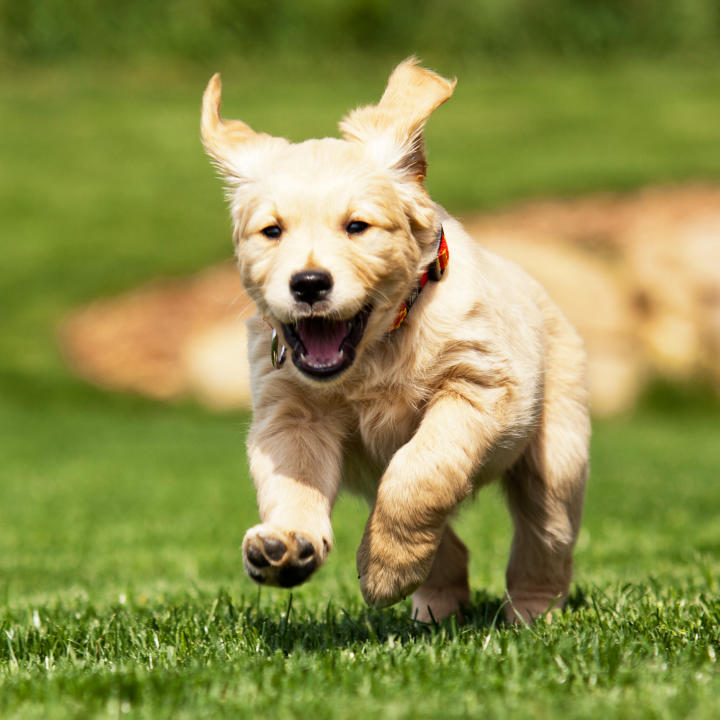
#> input picture data/puppy.jpg, 720 x 720 px
$ jupyter execute --allow-errors 'Image Compression Project (with old, messed up Haar).ipynb'   (shell and % lines are left out)
#> lines starting #> are read from the running program, lines starting #| are printed output that depends on the picture; long printed decimals are rounded
### utils/img_proc/sliding_window.py
# Thank you stack overflow for giving me exactly what I need (8x8 moving window)
import numpy as np
from numpy.lib.stride_tricks import as_strided as ast
from itertools import product

def norm_shape(shape):
    '''
    Normalize numpy array shapes so they're always expressed as a tuple,
    even for one-dimensional shapes.

    Parameters
        shape - an int, or a tuple of ints

    Returns
        a shape tuple
    '''
    try:
        i = int(shape)
        return (i,)
    except TypeError:
        # shape was not a number
        pass

    try:
        t = tuple(shape)
        return t
    except TypeError:
        # shape was not iterable
        pass

    raise TypeError('shape must be an int, or a tuple of ints')

def sliding_window(a,ws,ss = None,flatten = True):
    '''
    Return a sliding window over a in any number of dimensions

    Parameters:
        a  - an n-dimensional numpy array
        ws - an int (a is 1D) or tuple (a is 2D or greater) representing the size
             of each dimension of the window
        ss - an int (a is 1D) or tuple (a is 2D or greater) representing the
             amount to slide the window in each dimension. If not specified, it
             defaults to ws.
        flatten - if True, all slices are flattened, otherwise, there is an
                  extra dimension for each dimension of the input.

    Returns
        an array containing each n-dimensional window from a

    from http://www.johnvinyard.com/blog/?p=268
    '''

    if None is ss:
        # ss was not provided. the windows will not overlap in any direction.
        ss = ws
    ws = norm_shape(ws)
    ss = norm_shape(ss)

    # convert ws, ss, and a.shape to numpy arrays so that we can do math in every
    # dimension at once.
    ws = np.array(ws)
    ss = np.array(ss)
    shape = np.array(a.shape)


    # ensure that ws, ss, and a.shape all have the same number of dimensions
    ls = [len(shape),len(ws),len(ss)]
    if 1 != len(set(ls)):
        raise ValueError(\
        'a.shape, ws and ss must all have the same length. They were %s' % str(ls))

    # ensure that ws is smaller than a in every dimension
    if np.any(ws > shape):
        raise ValueError('ws cannot be larger than a in any dimension. a.shape was %s and ws was %s' % (str(a.shape),str(ws)))

    # how many slices will there be in each dimension?
    newshape = norm_shape(((shape - ws) // ss) + 1)
    # the shape of the strided array will be the number of slices in each dimension
    # plus the shape of the window (tuple addition)
    newshape += norm_shape(ws)
    # the strides tuple will be the array's strides multiplied by step size, plus
    # the array's strides (tuple addition)
    newstrides = norm_shape(np.array(a.strides) * ss) + a.strides
    strided = ast(a,shape = newshape,strides = newstrides)
    if not flatten:
        return strided

    # Collapse strided so that it has one more dimension than the window.  I.e.,
    # the new array is a flat list of slices.
    meat = len(ws) if ws.shape else 0
    firstdim = (np.product(newshape[:-meat]),) if ws.shape else ()
    dim = firstdim + (newshape[-meat:])
    # remove any dimensions with size 1
    dim = filter(lambda i : i != 1,dim)
    return strided.reshape(dim)

### utils/misc/Huffman.py
# Thank you for python implementation

# Théorie de l'information et du codage
# Etudiant: Boubakr NOUR <n.boubakr@gmail.com>
# Universite Djilali Liabes (UDL) de Sidi Bel Abbes

import heapq
from collections import defaultdict


def encode(frequency):
    heap = [[weight, [symbol, '']] for symbol, weight in frequency.items()]
    heapq.heapify(heap)
    while len(heap) > 1:
        lo = heapq.heappop(heap)
        hi = heapq.heappop(heap)
        for pair in lo[1:]:
            pair[1] = '0' + pair[1]
        for pair in hi[1:]:
            pair[1] = '1' + pair[1]
        heapq.heappush(heap, [lo[0] + hi[0]] + lo[1:] + hi[1:])
    return sorted(heapq.heappop(heap)[1:], key=lambda p: (len(p[-1]), p))

"""
data = "The frog at the bottom of the well drifts off into the great ocean"
frequency = defaultdict(int)
for symbol in data:
    frequency[symbol] += 1
"""

### Image Compression Project (with old, messed up Haar).ipynb
# Image Compression

## Singular Value Decomposition (SVD)
$$ A = U\Sigma V^T $$
$$ U = \text{(mxm), columns are eigenvectors of } AA^T $$
$$ \Sigma = \text{(mxn), $r$ (rank(A)) singular values on diagonal } A^T A $$
$$ V = \text{(nxn), columns are eigenvectors of } A^T A $$

We also know what $\Sigma$ looks like

$$
\Sigma =
\begin{pmatrix}
    \sigma_1 && \\
    &\sigma_2  & \\
    && \ddots   \\
    &&& \sigma_r \\
    &&&& 0 \\
    &&&&& \ddots \\
    &&&&&& 0 \\
\end{pmatrix}
$$

This means that all columns $u_j \in U$ for $j > r$ can be removed because they will just be multiplied by zero. This also means that we will only need to multiply by the first $r$ rows of $V^T$ which equals the first $r$ columns of $V$.

So our reduced SVD becomes:
$$ A = \bar{U}\bar{\Sigma} \bar{V}^T $$
$$ \bar{U} = \text{(mxr)} $$
$$ \bar{\Sigma} = \text{(rxr)} $$
$$ \bar{V} = \text{(nxr)}$$

When singular values that are equal to zero exists we get a dimension reduction with no changes to our matrix. Another idea is to remove singular values that are close to zero and are not particularly "important" for reconstructing $A$.

[cell 1]
from collections import Counter

import numpy as np
from numpy import linalg as LA
import matplotlib.pyplot as plt
import scipy as sp
from scipy import ndimage
import scipy.fftpack as fft
from scipy import sparse

from ipywidgets import interact, FloatSlider

# Local Imports
from utils.img_proc.sliding_window import sliding_window
from utils.misc.Huffman import encode

def show(img):
    return plt.imshow(img, cmap=plt.cm.gray)

[cell 2]
# Image Information
rgb_img = ndimage.imread("data/puppy.jpg")
#> rgb_img is the input picture: shape (720, 720, 3); mean R, G, B 139.9, 142.4, 73.6
#gray_img = ndimage.imread("data/graycard.jpg",)
gray_img = ndimage.imread('data/obama.png')
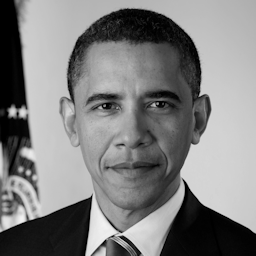
#> input picture data/obama.png, 256 x 256 px
#> gray_img is the input picture: shape (256, 256); min 0, max 242, mean 127.2

[cell 3]
U, Sigma, Vh = sp.linalg.svd(gray_img)
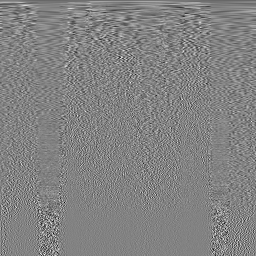
#> Vh: shape (256, 256) float32; min -0.404, max 0.385, mean -0.000179; drawn with min black and max white
#> Sigma = 256 values, max 35146.6 at index 0, min 0.0624 at index 255, mean 436.6

[cell 4]
no_loss = np.dot(U, np.dot(sp.linalg.diagsvd(Sigma,gray_img.shape[0],gray_img.shape[1]), Vh))
#> the sliders are set to num_sing_vals = 1
show(no_loss)

[cell 5]
# See how the number of singular values used effects the visual quality of an
# image and the amount of storage neeeded
U, Sigma, Vh = sp.linalg.svd(gray_img)

gray_img_svd_slider = FloatSlider(min=1, max=gray_img.shape[0], step=1, value=1)

# i is the number of singular values used to make the image
@interact(num_sing_vals=gray_img_svd_slider)
def plot_image_using_singular_values(num_sing_vals):
#> called with num_sing_vals = 1
    i = int(num_sing_vals)
    total_bytes = np.matrix(U[:,:i]).size + Sigma[:i].size + np.matrix(Vh[:i, :]).size
    print("Bytes Used:", total_bytes)
#| Bytes Used: 513
    print("Compression Ratio", total_bytes/np.prod(gray_img.shape))
#| Compression Ratio 0.007828

    U_1 = np.matrix(U[:,:i])
#> U_1 = 256 rows, first 8: [-0.0766], [-0.0767], [-0.0769], [-0.077], [-0.0771], [-0.0771], [-0.0772], [-0.077]
    Sigma_1 = np.diag(Sigma[:i])
#> Sigma_1 = [35146.6]
    V_t = np.matrix(Vh[:i, :])

    result = U_1* Sigma_1 * V_t
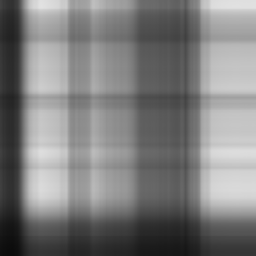
#> result: shape (256, 256) float32; min 12.05, max 226.1, mean 126.4
    histogram_data = result.flatten().T

    f = plt.figure(figsize=(10,10))
    f.add_subplot(1, 2, 1)  # this line outputs images side-by-side
    plt.title("Original Image")
    show(gray_img)
    f.add_subplot(1,2,2)
    plt.title("Reconstructed SVD Image")
    show(result)

[cell 6]
gray_img_fft_slider = FloatSlider(min=0, max=.01, step=0.00005, value=0)

img_fft = fft.fft2(gray_img)
M = np.max(np.abs(img_fft))
#> M = 8339293
#> the sliders are set to thresh = 0
# i is the number of singular values used to make the image
@interact(thresh=gray_img_fft_slider)
def plot_image_using_fft2(thresh):
#> called with thresh = 0
    truncated_image = (np.abs(img_fft) > M*thresh) * img_fft
    print((np.sum(np.abs(truncated_image > 0))*3)/np.prod(gray_img.shape))
#| 1.436
    print(thresh)
    #total_bytes = np.sum(np.abs(truncated_image > 0))
    #print("Bytes Used:", total_bytes)
    #print("Compression Ratio", total_bytes/num_pixels)

    reconstructed_image = np.real(fft.ifft2(truncated_image))

    f = plt.figure(figsize=(10,10))
    f.add_subplot(1, 2, 1)  # this line outputs images side-by-side
    plt.title("Original Image")
    show(gray_img)
    f.add_subplot(1,2,2)
    plt.title("Reconstructed FFT Image")
    show(reconstructed_image)
#> the sliders are set to i = 800

[cell 7]
# See how the number of singular values used effects distribution of grayscale values
# used in the reconstructed image
U, Sigma, Vh = sp.linalg.svd(gray_img)
pdf_slider = FloatSlider(min=1, max=gray_img.shape[0], step=1, value=800)

def set_max(a):
        return a if (a<256) else 255

# i is the number of singular values used to make the image
@interact(i=pdf_slider)
def plot_reconstructed_image_pdf(i):
#> called with i = 800
    i = int(i)

    approx_A = np.dot(U[:,:i], np.dot(np.diag(Sigma[:i]), Vh[:i, :]))
    approx_A_list = approx_A.flatten()
    approx_A_list = approx_A_list.astype(int)

    vfunc = np.vectorize(set_max)
    rounded_approx_A_list = vfunc(approx_A_list)

    approx_A_values, approx_A_counts = np.unique(rounded_approx_A_list, return_counts=True)
#> approx_A_values = 243 values from 0 to 242; approx_A_counts = 243 values, max 2170 at index 0, min 2 at index 242, mean 269.7
    approx_A_count_percs = approx_A_counts/np.prod(gray_img.shape)
#> approx_A_count_percs = 243 values, max 0.0331 at index 0, min 3.05e-05 at index 242, mean 0.00412

    plt.xlabel("Grayscale Value")
    plt.ylabel("Percentage of Pixels in Reconstructed Image")
    plt.plot(approx_A_values, approx_A_count_percs)

## Compression Ratio vs Image Quality

We define the compression ratio as the amount of space required to store an image in its factorized form divided by the amount of space required to store the raw image (the matrix $A$ which is (mxn)). This can be written as a function of $i$, the number of singular values used.

$$ CompressionRatio = \frac{(m*i)+(i)+(i*n)}{m*n} $$

We can also quantify image quality. Informally we can think of it as the difference in absolute value between the original image, $A$, and the processed and reconstructed image, $B$.

$$ Error = \frac{\sqrt{\sum_i \sum_j (a_{i,j}-b_{i,j})^2}}{\sqrt{\sum_i \sum_j a_{i,j}^2}} = \frac{||A-B||^2}{||A||^2}$$

[cell 8]
U, Sigma, Vh = sp.linalg.svd(gray_img)
compression_ratios = []
approximation_errors = []

for i in range(1,gray_img.shape[0]):
    compression_ratios.append((np.matrix(U[:,:i]).size + Sigma[:i].size + np.matrix(Vh[:i, :]).size)/np.prod(gray_img.shape))
    approx_A = np.dot(U[:,:i], np.dot(np.diag(Sigma[:i]), Vh[:i, :]))
    approximation_errors.append(((LA.norm(gray_img - approx_A)**2)/(LA.norm(gray_img)**2))*100)
#> after the loop, approximation_errors = 255 values, max 14.4 at index 0, min 3.65e-10 at index 254, mean 0.295; compression_ratios = 255 values from 0.00783 to 2

plt.xlabel("Compression Ratio")
plt.ylabel("Error")
plt.title("SVD Compression Efficiency")
plt.plot(compression_ratios, approximation_errors)
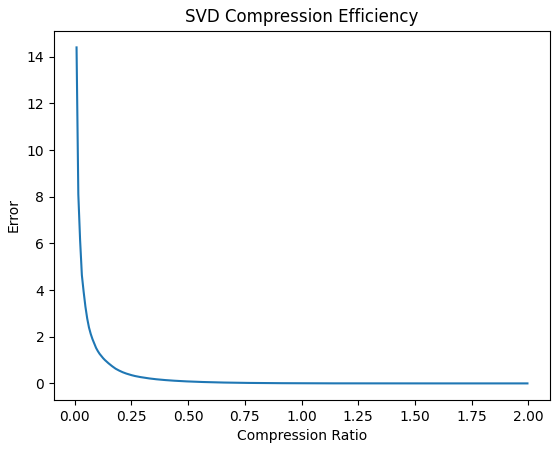
#> figure drawn by matplotlib, 1 panel; curve peaks at x = 0.00783, y = 14.4

[cell 9]
# This may not (I don't think it is) a valid way to measure the compression ratio.
# If you still have to store zeros is that a reduction in space? (No?)

fft_compression_ratios = []
fft_approximation_errors = []

img_fft = fft.fft2(gray_img)
M = np.max(np.abs(img_fft))
for thresh in np.arange(0,0.005,0.00001):
    truncated_image = (np.abs(img_fft) > M*thresh) * img_fft
    fft_compression_ratios.append((np.sum(np.abs(truncated_image > 0))*3)/np.prod(gray_img.shape))
    fft_approximation_errors.append(((LA.norm(gray_img - np.real(fft.ifft2(truncated_image)))**2)/(LA.norm(gray_img)**2))*100)
#> this loop made 500 passes
#> thresh on passes 2 to 4: 1e-05, 2e-05, 3e-05
#> after the loop, fft_approximation_errors = 500 values from 2.29e-30 to 2.13; fft_compression_ratios = 500 values, max 1.44 at index 0, min 0.0155 at index 499, mean 0.118

plt.xlabel("Compression Ratio")
plt.ylabel("Error")
plt.plot(fft_compression_ratios, fft_approximation_errors)

print()

[cell 10]
haar_compression_ratios = []
haar_approximation_errors = []

M = np.max(np.abs(gray_img))
#> M = 242

# Get all of the 8x8 submatrices (windows)
windows = sliding_window(gray_img, (8,8), flatten=False)
#> in sliding_window, `ws = np.array(ws)`: ws = [8, 8]
#> in sliding_window, `shape = np.array(a.shape)`: shape = [256, 256]
#> in sliding_window, `ls = [len(shape),len(ws),len(ss)]`: ls = [2, 2, 2]
#> in sliding_window, `newshape = norm_shape(((shape - ws) // ss) + 1)`: newshape = (32, 32)
#> in sliding_window, `newshape += norm_shape(ws)`: newshape = (32, 32, 8, 8)
#> in sliding_window, `newstrides = norm_shape(np.array(a.strides) * ss) + a.strides`: newstrides = (2048, 8, 256, 1)
template = np.zeros(windows.shape)

def haar_transform(sub_matrix,val):
    return np.matmul(np.matmul(W.T,sub_matrix),W)

#> (the rest of this cell did not finish here and is left out)

[cell 11]
plt.xlabel("Compression Ratio")
plt.ylabel("Error")
plt.plot(compression_ratios[5:], approximation_errors[5:],color='blue',label='SVD')
plt.plot(fft_compression_ratios, fft_approximation_errors,color='red',label='FFT')
plt.plot(haar_compression_ratios[:200], haar_approximation_errors[:200],color='green',label='HWT')
plt.legend(loc='upper right')
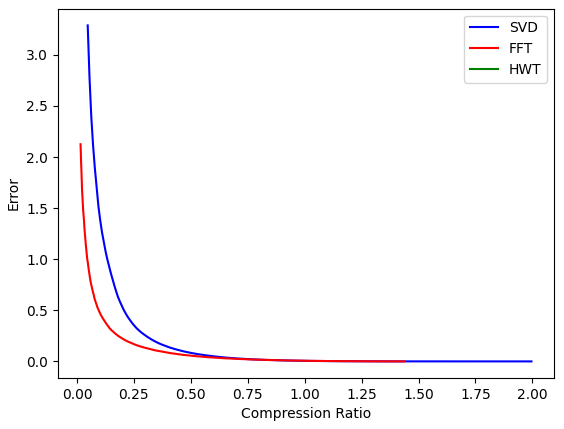
#> figure drawn by matplotlib, 1 panel; curve peaks at x = 0.047, y = 3.29
#> the sliders are set to i = 1

[cell 12]
fft_svd_slider = FloatSlider(min=1, max=gray_img.shape[0], step=1, value=1)

### USER DEFINED PARAMETERS ###
fft_thresh = 0.0003

# i is the number of singular values used to make the image
@interact(i=fft_svd_slider)
def plot_image_using_fft_singular_values(i):
#> called with i = 1
    i = int(i)
    img_fft = fft.fft2(gray_img)
    M = np.max(np.abs(img_fft))
#> M = 8339293

    truncated_fft_img = (np.abs(img_fft) > M*fft_thresh) * img_fft
    U_fft, Sigma_fft, Vh_fft = sp.linalg.svd(truncated_fft_img)
#> Sigma_fft = 256 values, max 8997347.2 at index 0, min 8.55e-10 at index 244, mean 108532.6


    U_fft_1 = np.matrix(U_fft[:,:i])
    Sigma_fft_1 = np.diag(Sigma_fft[:i])
#> Sigma_fft_1 = [8997347.2]
    V_fft_t = np.matrix(Vh_fft[:i, :])

    reconstructed_fft_img = U_fft_1* Sigma_fft_1 * V_fft_t

    fully_reconstructed_img = np.real(fft.ifft2(reconstructed_fft_img))
    plt.imshow(fully_reconstructed_img, cmap=plt.cm.gray)

# Optimal Compression Subject to Cost Function

Cost function for error and compression ratios of the form $C = a\rho + bR$;
$\rho =$ Error and $R =$ compression ratio

[cell 13]
def cost_function(error, compression_ratio):
    return error + compression_ratio

def optimal_compression(img, cost_function, img_type):
#> called with img_type = 'rgb'
    m = img.shape[0]
#> m = 720
    num_pixels = np.prod(img.shape)
#> num_pixels = 1555200

    best_picture = img
    current_min = float('inf')


    if img_type == 'gray':
        U, Sigma, Vh = sp.linalg.svd(img)

        for i in range(1,m):
            compression_ratio = (np.matrix(U[:,:i]).size + Sigma[:i].size + np.matrix(Vh[:i, :]).size)/num_pixels
            approx_A = np.dot(U[:,:i], np.dot(np.diag(Sigma[:i]), Vh[:i, :]))
            error = ((LA.norm(img - approx_A)**2)/(LA.norm(img)**2))*100

            func_val = cost_function(error, compression_ratio)
            if func_val < current_min:
                best_picture = approx_A

        return best_picture

    if img_type == 'rgb':
        red = img[:, :, 0]
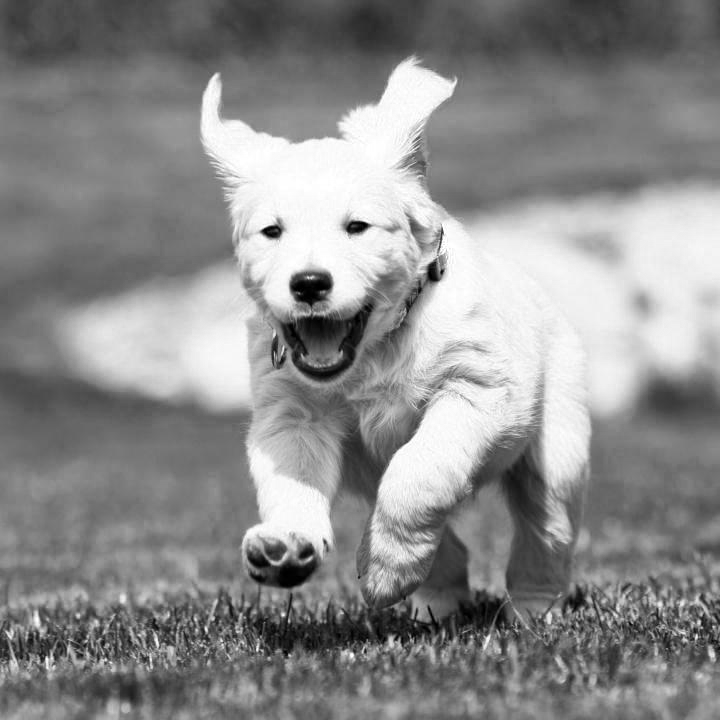
#> red: shape (720, 720); min 0, max 255, mean 139.9
        green = img[:, :, 1]
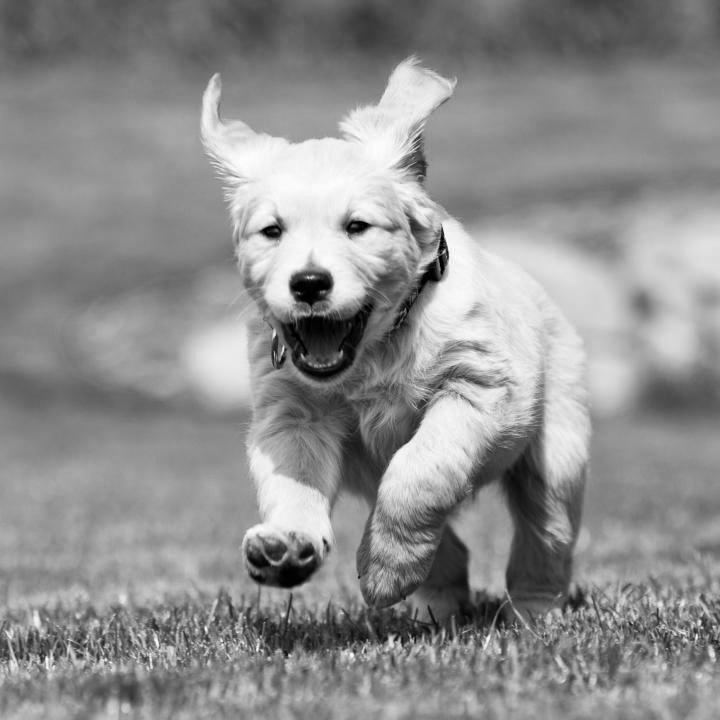
#> green: shape (720, 720); min 0, max 255, mean 142.4
        blue = img[:, :, 2]
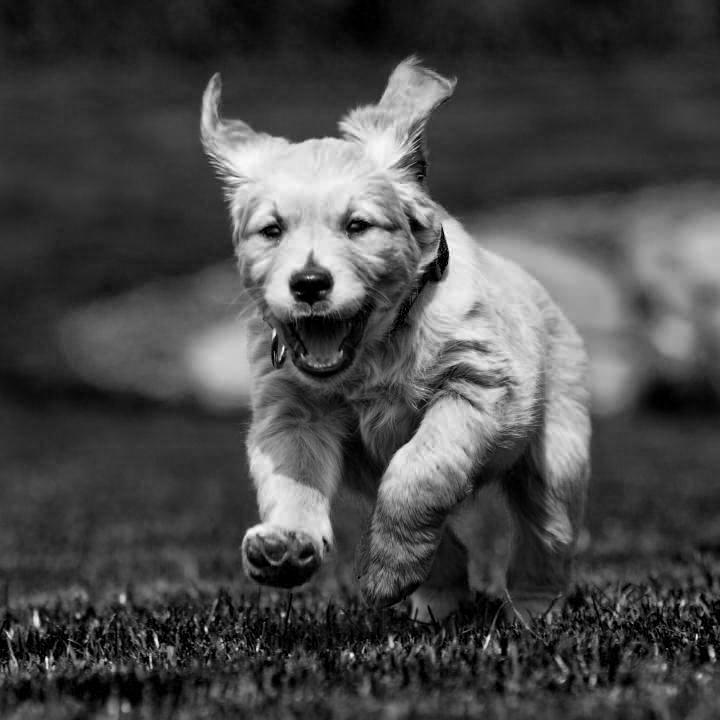
#> blue: shape (720, 720); min 0, max 255, mean 73.6

        red_U, red_S, red_V = sp.linalg.svd(red)
#> red_S = 720 values, max 104349.3 at index 0, min 0.0211 at index 719, mean 439.3
        green_U, green_S, green_V = sp.linalg.svd(green)
#> green_S = 720 values, max 103922.1 at index 0, min 0.0226 at index 719, mean 421
        blue_U, blue_S, blue_V = sp.linalg.svd(blue)
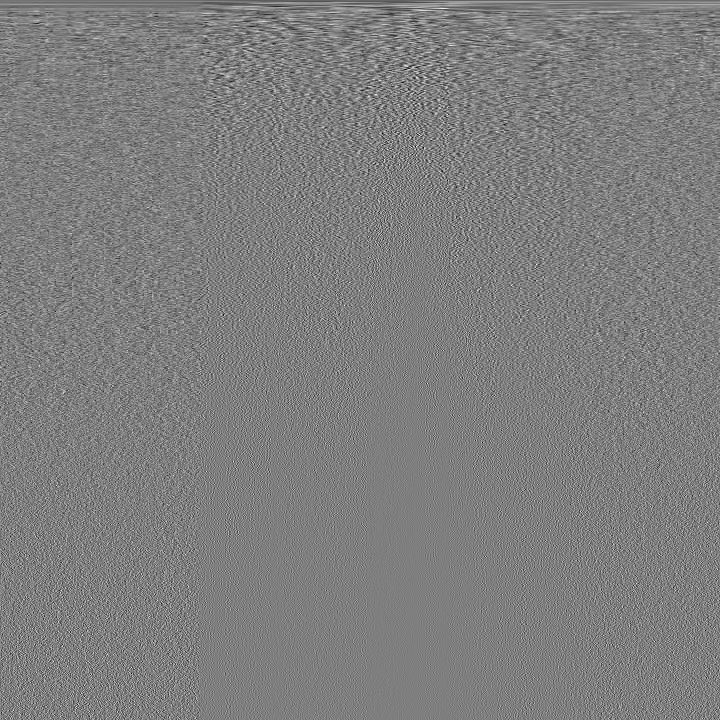
#> blue_V: shape (720, 720) float32; min -0.215, max 0.217, mean -6.15e-05; drawn with min black and max white
#> blue_S = 720 values, max 58760.9 at index 0, min 0.00155 at index 719, mean 375

        for i in range(1,m):
            compression_ratio = ((np.matrix(red_U[:,:i]).size + red_S[:i].size + np.matrix(red_V[:i, :]).size)*3)/num_pixels
            rgbArray = np.zeros(img.shape, 'uint8')
            for ix, color_matrix in enumerate([[red_U, red_S, red_V], [green_U, green_S, green_V], [blue_U, blue_S, blue_V]]):
                rgbArray[:,:, ix] = np.dot(color_matrix[0][:,:i], np.dot(np.diag(color_matrix[1][:i]), color_matrix[2][:i, :]))
            error = ((LA.norm(img - rgbArray)**2)/(LA.norm(img)**2))*100

            func_val = cost_function(error, compression_ratio)
            if func_val < current_min:
                best_picture = rgbArray
#> this loop made 719 passes
#> (compression_ratio, error, func_val) on passes 1 to 3: (0.00278, 152.5, 152.5), (0.00556, 149.6, 149.6), (0.00834, 153.3, 153.3)
#> pass 1, in optimal_compression, `best_picture = rgbArray`:
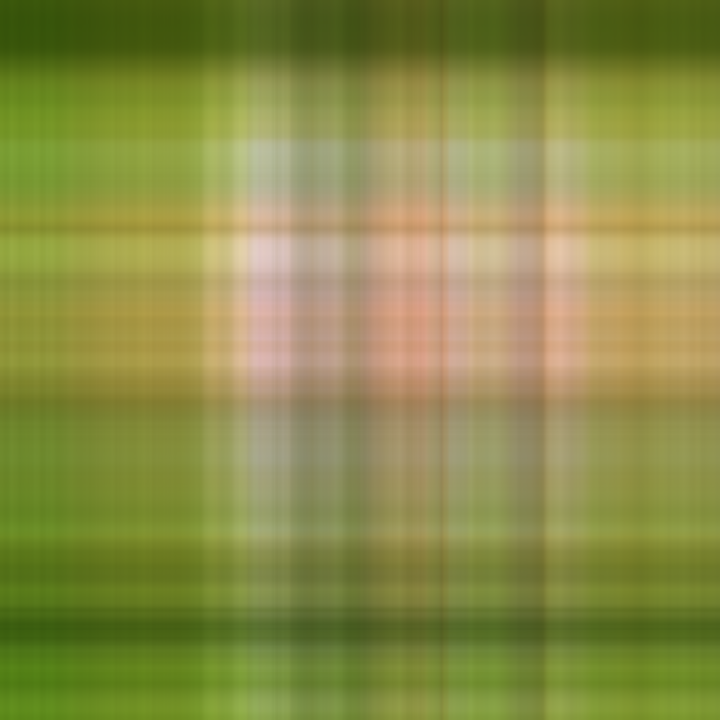
#> best_picture: shape (720, 720, 3); mean R, G, B 139.1, 141.8, 72.2
#> (the rest of the program and of its run is left out)
